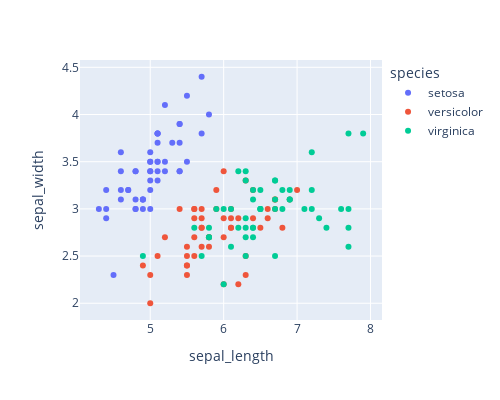

Here is the notebook cell this chart was saved with:
### Code cell
px.scatter(data_frame=df, x='sepal_length', y='sepal_width', width=500, height=400, color='species' )

### Figure 1 — Plotly figure (JSON) as saved in the notebook; plotly's stock layout.template omitted (floating-point values rounded to 4 significant figures)
{"data": [{"hovertemplate": "species=setosa<br>sepal_length=%{x}<br>sepal_width=%{y}<extra></extra>", "legendgroup": "setosa", "marker": {"color": "#636efa", "symbol": "circle"}, "mode": "markers", "name": "setosa", "orientation": "v", "showlegend": true, "type": "scatter", "x": [5.1, 4.9, 4.7, 4.6, 5, 5.4, 4.6, 5, 4.4, 4.9, 5.4, 4.8, 4.8, 4.3, 5.8, 5.7, 5.4, 5.1, 5.7, 5.1, 5.4, 5.1, 4.6, 5.1, 4.8, 5, 5, 5.2, 5.2, 4.7, 4.8, 5.4, 5.2, 5.5, 4.9, 5, 5.5, 4.9, 4.4, 5.1, 5, 4.5, 4.4, 5, 5.1, 4.8, 5.1, 4.6, 5.3, 5], "xaxis": "x", "y": [3.5, 3, 3.2, 3.1, 3.6, 3.9, 3.4, 3.4, 2.9, 3.1, 3.7, 3.4, 3, 3, 4, 4.4, 3.9, 3.5, 3.8, 3.8, 3.4, 3.7, 3.6, 3.3, 3.4, 3, 3.4, 3.5, 3.4, 3.2, 3.1, 3.4, 4.1, 4.2, 3.1, 3.2, 3.5, 3.1, 3, 3.4, 3.5, 2.3, 3.2, 3.5, 3.8, 3, 3.8, 3.2, 3.7, 3.3], "yaxis": "y"}, {"hovertemplate": "species=versicolor<br>sepal_length=%{x}<br>sepal_width=%{y}<extra></extra>", "legendgroup": "versicolor", "marker": {"color": "#EF553B", "symbol": "circle"}, "mode": "markers", "name": "versicolor", "orientation": "v", "showlegend": true, "type": "scatter", "x": [7, 6.4, 6.9, 5.5, 6.5, 5.7, 6.3, 4.9, 6.6, 5.2, 5, 5.9, 6, 6.1, 5.6, 6.7, 5.6, 5.8, 6.2, 5.6, 5.9, 6.1, 6.3, 6.1, 6.4, 6.6, 6.8, 6.7, 6, 5.7, 5.5, 5.5, 5.8, 6, 5.4, 6, 6.7, 6.3, 5.6, 5.5, 5.5, 6.1, 5.8, 5, 5.6, 5.7, 5.7, 6.2, 5.1, 5.7], "xaxis": "x", "y": [3.2, 3.2, 3.1, 2.3, 2.8, 2.8, 3.3, 2.4, 2.9, 2.7, 2, 3, 2.2, 2.9, 2.9, 3.1, 3, 2.7, 2.2, 2.5, 3.2, 2.8, 2.5, 2.8, 2.9, 3, 2.8, 3, 2.9, 2.6, 2.4, 2.4, 2.7, 2.7, 3, 3.4, 3.1, 2.3, 3, 2.5, 2.6, 3, 2.6, 2.3, 2.7, 3, 2.9, 2.9, 2.5, 2.8], "yaxis": "y"}, {"hovertemplate": "species=virginica<br>sepal_length=%{x}<br>sepal_width=%{y}<extra></extra>", "legendgroup": "virginica", "marker": {"color": "#00cc96", "symbol": "circle"}, "mode": "markers", "name": "virginica", "orientation": "v", "showlegend": true, "type": "scatter", "x": [6.3, 5.8, 7.1, 6.3, 6.5, 7.6, 4.9, 7.3, 6.7, 7.2, 6.5, 6.4, 6.8, 5.7, 5.8, 6.4, 6.5, 7.7, 7.7, 6, 6.9, 5.6, 7.7, 6.3, 6.7, 7.2, 6.2, 6.1, 6.4, 7.2, 7.4, 7.9, 6.4, 6.3, 6.1, 7.7, 6.3, 6.4, 6, 6.9, 6.7, 6.9, 5.8, 6.8, 6.7, 6.7, 6.3, 6.5, 6.2, 5.9], "xaxis": "x", "y": [3.3, 2.7, 3, 2.9, 3, 3, 2.5, 2.9, 2.5, 3.6, 3.2, 2.7, 3, 2.5, 2.8, 3.2, 3, 3.8, 2.6, 2.2, 3.2, 2.8, 2.8, 2.7, 3.3, 3.2, 2.8, 3, 2.8, 3, 2.8, 3.8, 2.8, 2.8, 2.6, 3, 3.4, 3.1, 3, 3.1, 3.1, 3.1, 2.7, 3.2, 3.3, 3, 2.5, 3, 3.4, 3], "yaxis": "y"}], "layout": {"height": 400, "legend": {"title": {"text": "species"}, "tracegroupgap": 0}, "margin": {"t": 60}, "width": 500, "xaxis": {"anchor": "y", "domain": [0, 1], "title": {"text": "sepal_length"}}, "yaxis": {"anchor": "x", "domain": [0, 1], "title": {"text": "sepal_width"}}}}
